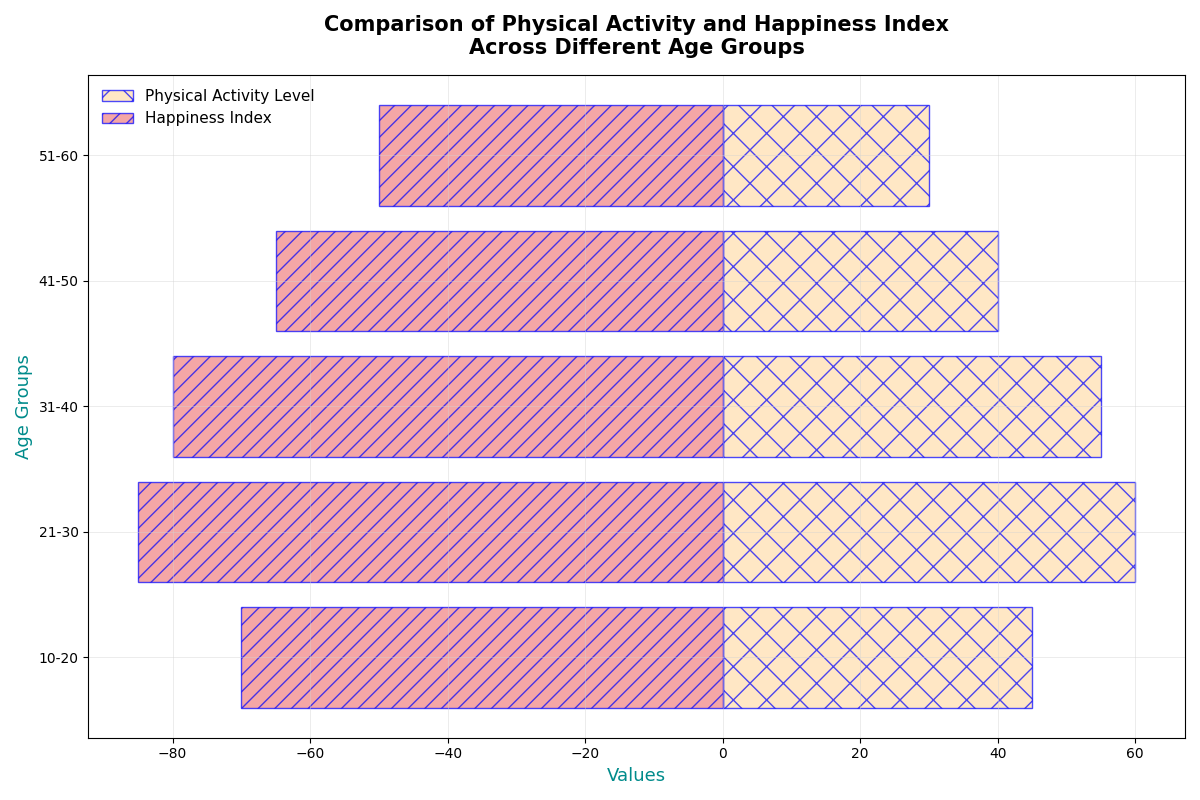

Generate this figure with Python:
import matplotlib.pyplot as plt
import numpy as np

# Removed the age group '61-70' from the datasets
age_groups = np.array(['10-20', '21-30', '31-40', '41-50', '51-60'])
physical_activity_level = np.array([45, 60, 55, 40, 30])
happiness_index = np.array([70, 85, 80, 65, 50])

fig, ax = plt.subplots(figsize=(12, 8))

ax.barh(age_groups, physical_activity_level, color='navajowhite', edgecolor='blue', alpha=0.7, label='Physical Activity Level', hatch='x')
ax.barh(age_groups, -happiness_index, color='lightcoral', edgecolor='blue', alpha=0.7, label='Happiness Index', hatch='//')

ax.set_xlabel('Values', fontsize=13, fontweight='normal', color='darkcyan')
ax.set_ylabel('Age Groups', fontsize=13, fontweight='normal', color='darkcyan')
ax.set_title('Comparison of Physical Activity and Happiness Index\nAcross Different Age Groups', fontsize=15, fontweight='bold', pad=15)

ax.grid(True, linestyle='-', linewidth=0.6, alpha=0.5, color='lightgrey')

ax.legend(loc='upper left', fontsize=11, frameon=False)

plt.tight_layout()
plt.show()
